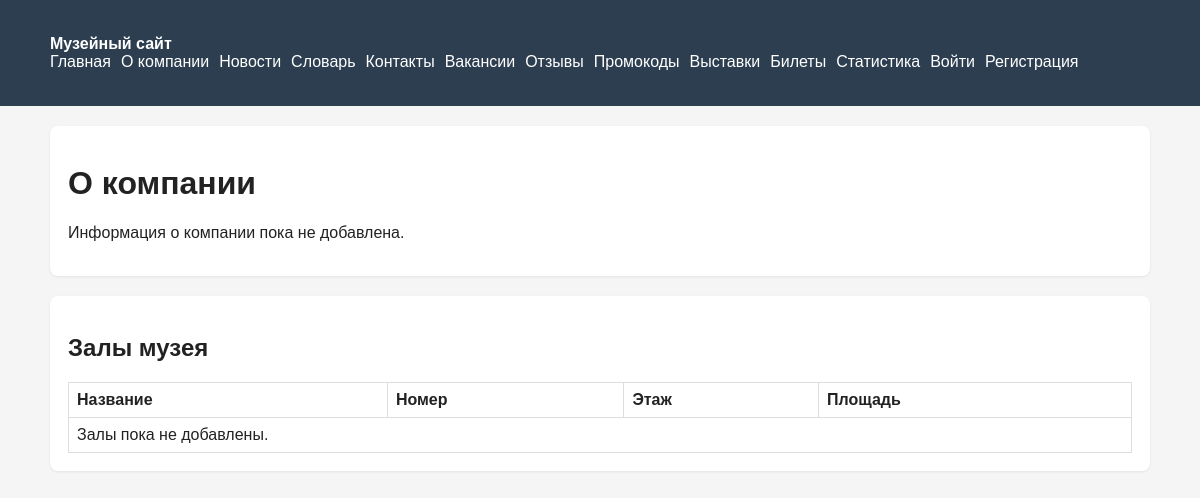
Page /about/ on the earlier database version.
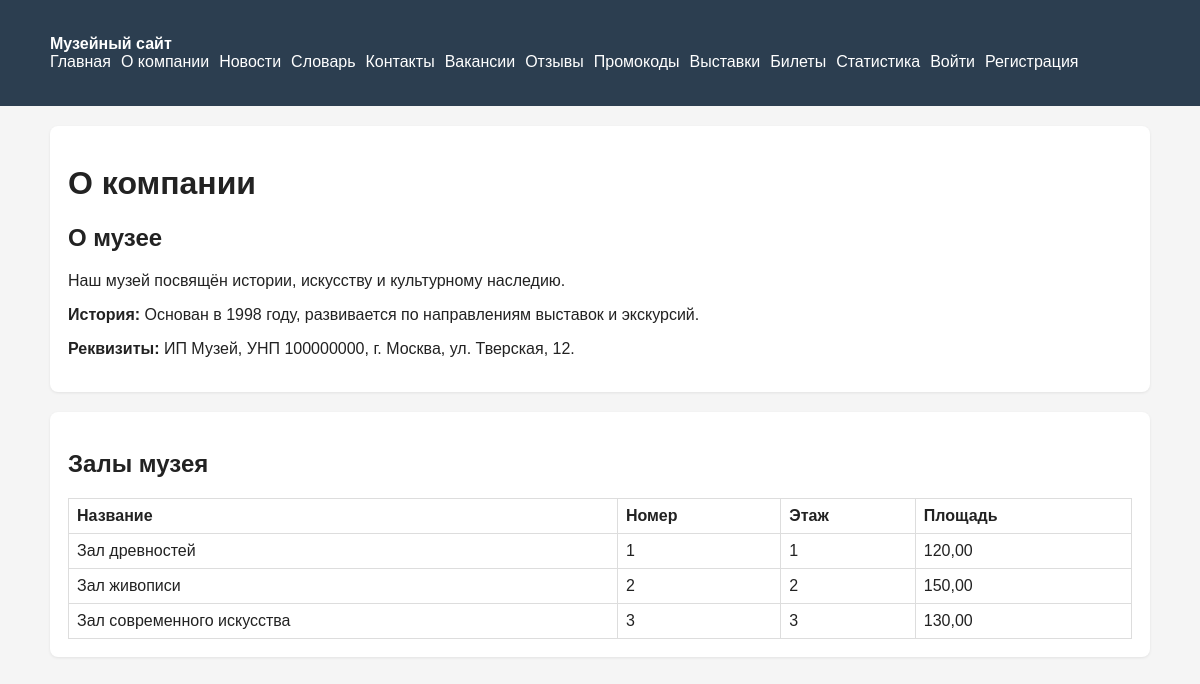
Same page on the later database version.
### museum/models.py (models this page shows, shortened)
class CompanyInfo(models.Model):
    title = models.CharField(max_length=200)
    description = models.TextField(blank=True)
    history = models.TextField(blank=True)
    requisites = models.TextField(blank=True)
    updated_at = models.DateTimeField(auto_now=True)

class Hall(models.Model):
    museum = models.ForeignKey(Museum, on_delete=models.CASCADE, related_name="halls")
    number = models.PositiveIntegerField()
    name = models.CharField(max_length=120)
    floor = models.PositiveIntegerField()
    area = models.DecimalField(max_digits=8, decimal_places=2)
    description = models.TextField(blank=True)
    updated_at = models.DateTimeField(auto_now=True)

### museum/views.py (the view)
# urls.py: path("about/", about_view, name="about"),
def about_view(request):
    company_info = CompanyInfo.objects.order_by("-updated_at").first()
    halls = Hall.objects.select_related("museum").order_by("museum__name", "number")
    return render(request, "museum/about.html", {"company_info": company_info, "halls": halls})

### templates/museum/about.html (shortened to what this page needs)
{% extends 'base.html' %}
{% block content %}
<div class="panel">
    <h1>О компании</h1>
    {% if company_info %}
        <h2>{{ company_info.title }}</h2>
        <p>{{ company_info.description }}</p>
        <p><strong>История:</strong> {{ company_info.history }}</p>
        <p><strong>Реквизиты:</strong> {{ company_info.requisites }}</p>
    {% else %}
        <p>Информация о компании пока не добавлена.</p>
    {% endif %}
</div>
<div class="panel">
    <h2>Залы музея</h2>
    <table>
        <tr><th>Название</th><th>Номер</th><th>Этаж</th><th>Площадь</th></tr>
        {% for hall in halls %}
            <tr>
                <td>{{ hall.name }}</td>
                <td>{{ hall.number }}</td>
                <td>{{ hall.floor }}</td>
                <td>{{ hall.area }}</td>
            </tr>
        {% empty %}
            <tr><td colspan="4">Залы пока не добавлены.</td></tr>
        {% endfor %}
    </table>
</div>
{% endblock %}

Differences in the rows shown:
added CompanyInfo: title "О музее", description "Наш музей посвящён истории, искусству и культурному наследию.", history "Основан в 1998 году, развивается по направлениям выставок и экскурсий.", requisites "ИП Музей, УНП 100000000, г. Москва, ул. Тверская, 12."
added Hall: name "Зал древностей", number "1", floor "1", area "120,00"
added Hall: name "Зал живописи", number "2", floor "2", area "150,00"
added Hall: name "Зал современного искусства", number "3", floor "3", area "130,00"
Other differences:
text no longer shown: "Информация о компании пока не добавлена. Залы пока не добавлены."
text now shown: "История: Реквизиты:"
